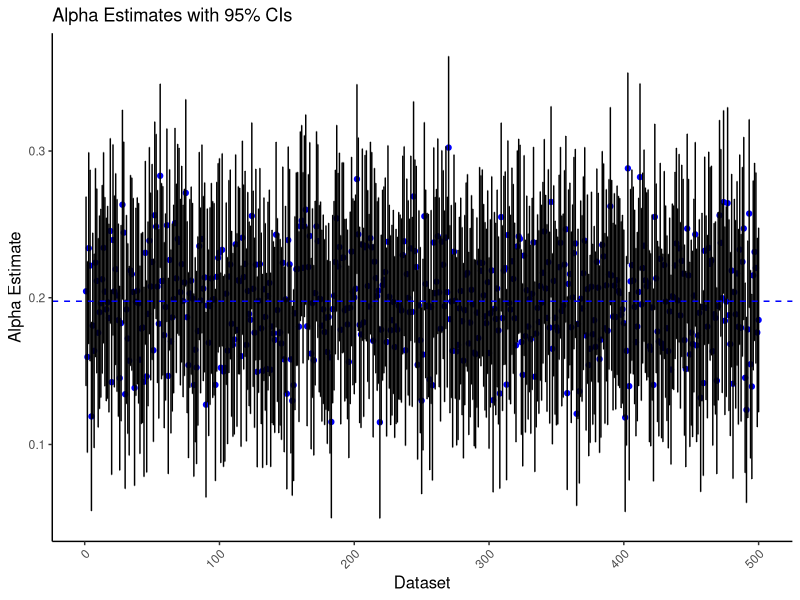
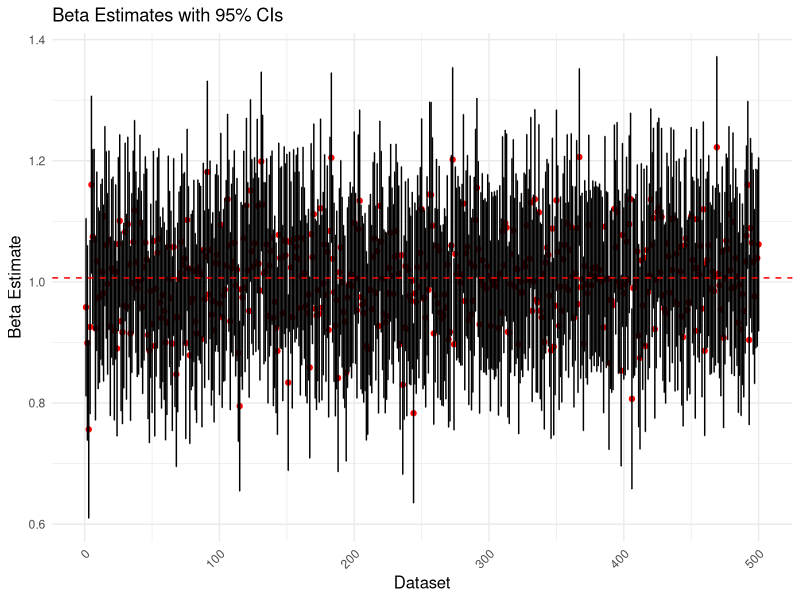
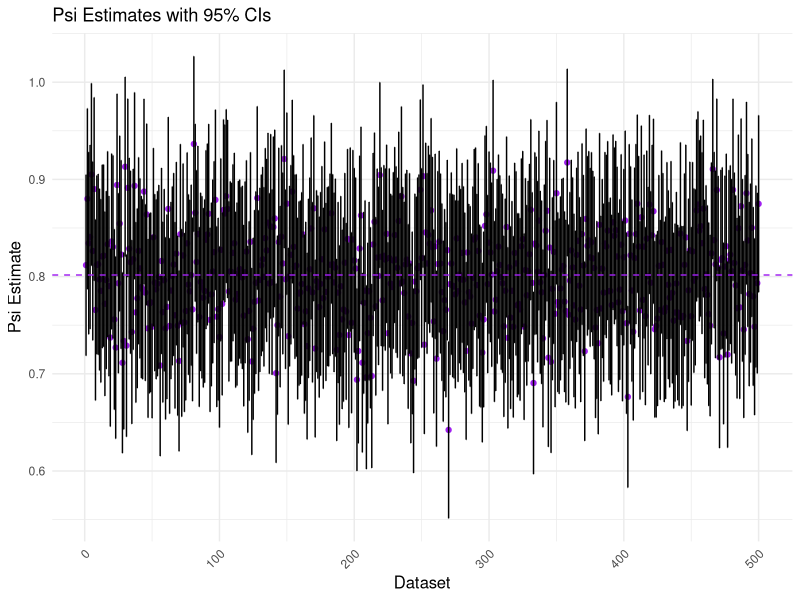
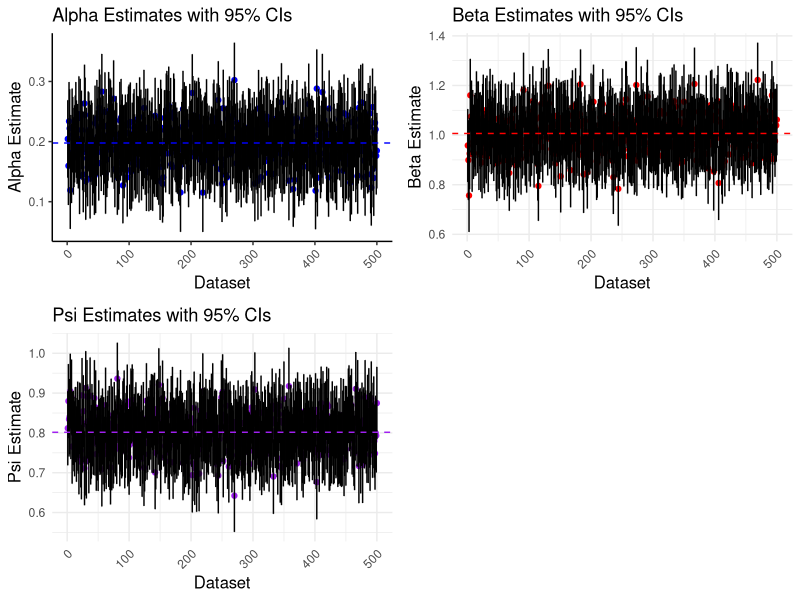

The R source for these figures, in order:
## ---- chunk 1
# set seed
set.seed(2024) # ensures reproducibility

# load packages
library(tidyverse)
library(ggplot2)
library(sf) # simple features-store/manipulate spatial data
library(reshape2)
library(gridExtra)

### Set Constants ###
# parameters for simulation
N <- 500  # Number of iterations
points_per_iteration <- 2000  # Number of points per dataset (to place on 1000x100 cell grid)
grid_size <- 1000 # Set dimension of grid for simulated data

# Define constants (intercept & slope) for outcome computation (true values)
alpha <- 0.2
beta <- 1
psi <- 0.8 # maximum spillover effect (binary)

# max distance (between intervention & spillover boundaries) (max(d_i))
max_distance <- sqrt((133-333)^2 + (866-666)^2)
## ---- chunk 2
### Create intervention & spillover polygons ###
# Define the intervention zone polygon (333,333) to (666,666)
intervention_zone <- st_polygon(list(matrix(c(333, 333,
                                              666, 333,
                                              666, 666,
                                              333, 666,
                                              333, 333), 
                                            ncol = 2, byrow = TRUE)))

# Define the spillover zone polygon (133,133) to (866,866)
spillover_zone <- st_polygon(list(matrix(c(133, 133,
                                           866, 133,
                                           866, 866,
                                           133, 866,
                                           133, 133), 
                                         ncol = 2, byrow = TRUE)))

# Create sf objects for both polygons (simple feature) (CRS=NA is unit-based instead of map-based)
intervention_sf <- st_sfc(intervention_zone, crs = NA_crs_)
spillover_sf <- st_sfc(spillover_zone, crs = NA_crs_)
## ---- chunk 3
# initialize object to store all N=500 datasets
simulated_datasets <- vector("list", N)

# initialize objects to store parameter estimates
alpha_estimates <- numeric(N) # baseline response
alpha_estimates_SE <- numeric(N)
beta_estimates <- numeric(N) # intervention effect
beta_estimates_SE <- numeric(N)
psi_estimates <- numeric(N) # spillover effect
psi_estimates_SE <- numeric(N)
####################################################################################################
# Loop over N to generate datasets/compute response/obtain parameter estimates
for(i in 1:N){
  ### Data Simulation ###
  # Simulate random points on the grid with integer coordinates
  points <- tibble(x = sample(1:grid_size, points_per_iteration, replace = TRUE),
                   y = sample(1:grid_size, points_per_iteration, replace = TRUE))
  
  # Convert points to sf objects
  points_sf <- st_as_sf(points, coords = c("x", "y"), crs = NA_crs_)
  
  # Calculate distance from each point to the intervention zone boundary
  distances <- st_distance(points_sf, intervention_sf)
  points$intervention_distance <- as.vector(distances)
  intervention_distance <- points$intervention_distance # for use in spillover formulas
  
  # Assign zones based on their location (intervention/spillover/control)
  points$intervention_zone <- ifelse(st_within(points_sf, intervention_sf, sparse = FALSE), 1, 0) # intervention
  points$spillover_zone <- ifelse(
    st_within(points_sf, spillover_sf, 
              sparse = FALSE) & !st_within(points_sf, intervention_sf, sparse = FALSE), 1, 0) # spillover
  
  # Add zone label ("Intervention", "Spillover", "Control")
  points$zone <- ifelse(points$intervention_zone == 1, "Intervention",
                        ifelse(points$spillover_zone == 1, "Spillover", "Control"))
  
  ### Compute Response w/ Binary Spillover ###
  # Generate random noise (epsilon) from a normal distribution (we can tweak this error term)
  epsilon <- rnorm(points_per_iteration, mean = 0, sd = 1)
  
  # Compute response for outcome w/ binary spillover (spillover gets 80% of intervention effect)
  points$response_binary <- alpha + (beta*points$intervention_zone) + (psi*points$spillover_zone) + epsilon

  ### Estimate Parameter Values via modeling ###
  model <- lm(response_binary ~ intervention_zone + spillover_zone, data = points)

  # Store the estimates
  alpha_estimates[i] <- coef(model)[1]  # Intercept (alpha)
  beta_estimates[i] <- coef(model)[2]   # Coefficient for intervention_zone (beta)
  psi_estimates[i] <- coef(model)[3]    # Coefficient for linear spillover effect (psi)
  
  # Store the standard errors
  alpha_estimates_SE[i] <- summary(model)$coefficients[1, 2]
  beta_estimates_SE[i] <- summary(model)$coefficients[2, 2]
  psi_estimates_SE[i] <- summary(model)$coefficients[3, 2]
  
  ### Save Dataset ###
  # Store the dataset for this iteration in the list (ith simulated point locations)
  simulated_datasets[[i]] <- points
}
## ---- chunk 4
### Table of all parameter estimates ###
estimates_table <- tibble(
  alpha = alpha_estimates,
  alpha_SE = alpha_estimates_SE,
  beta = beta_estimates,
  beta_SE = beta_estimates_SE,
  psi = psi_estimates,
  psi_SE = psi_estimates_SE
)
#print(estimates_table)
####################################################################################################
### Compute Final Parameter Estimates & SEs ###
# Compute the Means of the Estimates
alpha_mean <- mean(alpha_estimates, na.rm = TRUE)
beta_mean <- mean(beta_estimates, na.rm = TRUE)
psi_mean <- mean(psi_estimates, na.rm = TRUE)

# Compute SE of Means for Each Parameter (for multiple estimates)
alpha_SE_avg <- sqrt(mean(alpha_estimates_SE^2))
beta_SE_avg <- sqrt(mean(beta_estimates_SE^2))
psi_SE_avg <- sqrt(mean(psi_estimates_SE^2))

# Step 3: Store the results in a table
results_summary <- tibble(
  Parameter = c("Alpha_hat", "Beta_hat", "Psi_hat"),
  Mean = c(alpha_mean, beta_mean, psi_mean),
  SE = c(alpha_SE_avg, beta_SE_avg, psi_SE_avg)
)

# Print the summary table
print(results_summary)
## ---- chunk 5
### Plots of Individual Estimates and their 95% Confidence Intervals ###
### Alpha Plot ###
# Create a tibble to hold the alpha estimates and their standard errors for each dataset
alpha_plot_data <- tibble(
  dataset_id = 1:N,  # dataset identifier (1 to N)
  alpha = alpha_estimates,  # mean alpha estimates for each dataset
  alpha_SE = alpha_estimates_SE  # standard error of alpha estimates
)

# Compute the 95% confidence intervals (1.96 * SE for the error bars)
alpha_plot_data <- alpha_plot_data %>%
  mutate(
    lower_ci = alpha - 1.96 * alpha_SE,
    upper_ci = alpha + 1.96 * alpha_SE
  )

# Create the plot
alpha_plot <- ggplot(alpha_plot_data, aes(x = dataset_id, y = alpha)) +
  geom_point(color = "blue") +  # Add points for alpha estimates
  geom_errorbar(aes(ymin = lower_ci, ymax = upper_ci), width = 0.2) +  # Add error bars for 95% CI
  geom_hline(yintercept = alpha_mean, linetype = "dashed", color = "blue") +  # Add horizontal line at alpha mean
  labs(
    title = "Alpha Estimates with 95% CIs",
    x = "Dataset",
    y = "Alpha Estimate"
  ) +
  theme_classic() +  # Clean theme
  theme(
    axis.text.x = element_text(angle = 45, hjust = 1),  # Rotate x-axis labels for readability
    axis.title.x = element_text(size = 12),
    axis.title.y = element_text(size = 12)
  )
####################################################################################################
### Beta Plot ###
# Create a tibble to hold the estimates and their standard errors for each dataset
beta_plot_data <- tibble(
  dataset_id = 1:N,  # dataset identifier (1 to N)
  beta = beta_estimates,  # mean beta estimates for each dataset
  beta_SE = beta_estimates_SE  # standard error of beta estimates
)

# Compute the 95% confidence intervals (1.96 * SE for the error bars)
beta_plot_data <- beta_plot_data %>%
  mutate(
    lower_ci = beta - 1.96 * beta_SE,
    upper_ci = beta + 1.96 * beta_SE
  )

# Create the beta plot
beta_plot <- ggplot(beta_plot_data, aes(x = dataset_id, y = beta)) +
  geom_point(color = "red") +  # Add points for beta estimates
  geom_errorbar(aes(ymin = lower_ci, ymax = upper_ci), width = 0.2) +  # Add error bars for 95% CI
  geom_hline(yintercept = beta_mean, linetype = "dashed", color = "red") +  # Add horizontal line at beta mean
  labs(
    title = "Beta Estimates with 95% CIs",
    x = "Dataset",
    y = "Beta Estimate"
  ) +
  theme_minimal() +  # Clean theme
  theme(
    axis.text.x = element_text(angle = 45, hjust = 1),  # Rotate x-axis labels for readability
    axis.title.x = element_text(size = 12),
    axis.title.y = element_text(size = 12)
  )
####################################################################################################
### Psi Plot ###
# Create a tibble for psi estimates and their standard errors
psi_plot_data <- tibble(
  dataset_id = 1:N,  # dataset identifier (1 to N)
  psi = psi_estimates,  # mean psi estimates for each dataset
  psi_SE = psi_estimates_SE  # standard error of psi estimates
)

# Compute the 95% confidence intervals (1.96 * SE for the error bars)
psi_plot_data <- psi_plot_data %>%
  mutate(
    lower_ci = psi - 1.96 * psi_SE,
    upper_ci = psi + 1.96 * psi_SE
  )

# Create the psi plot
psi_plot <- ggplot(psi_plot_data, aes(x = dataset_id, y = psi)) +
  geom_point(color = "purple") +  # Add points for psi estimates
  geom_errorbar(aes(ymin = lower_ci, ymax = upper_ci), width = 0.2) +  # Add error bars for 95% CI
  geom_hline(yintercept = psi_mean, linetype = "dashed", color = "purple") +  # Add horizontal line at psi mean
  labs(
    title = "Psi Estimates with 95% CIs",
    x = "Dataset",
    y = "Psi Estimate"
  ) +
  theme_minimal() +  # Clean theme
  theme(
    axis.text.x = element_text(angle = 45, hjust = 1),  # Rotate x-axis labels for readability
    axis.title.x = element_text(size = 12),
    axis.title.y = element_text(size = 12)
  )
####################################################################################################
# Print the plots
print(alpha_plot)
print(beta_plot)
print(psi_plot)

# Combine all plots into a single layout
combined_plot <- grid.arrange(
  alpha_plot,       # Plot for Alpha
  beta_plot,        # Plot for Beta
  psi_plot,         # Plot for Psi
  ncol = 2,         # Arrange plots in 2 columns
  nrow = 2          # Arrange plots in 2 rows
)
